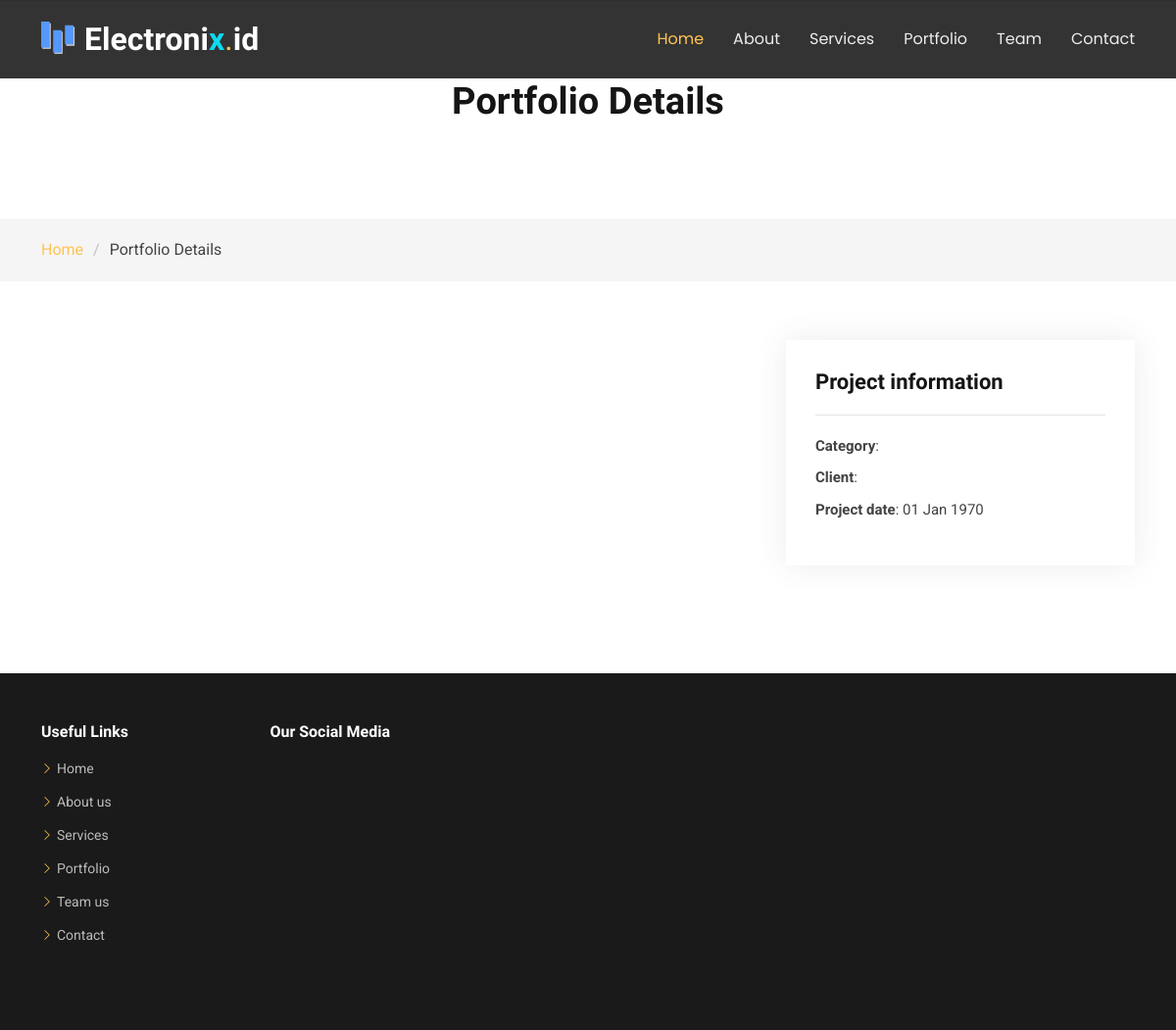
The page /home/portofolio_detail/elektronik_industri on the database as committed earlier.
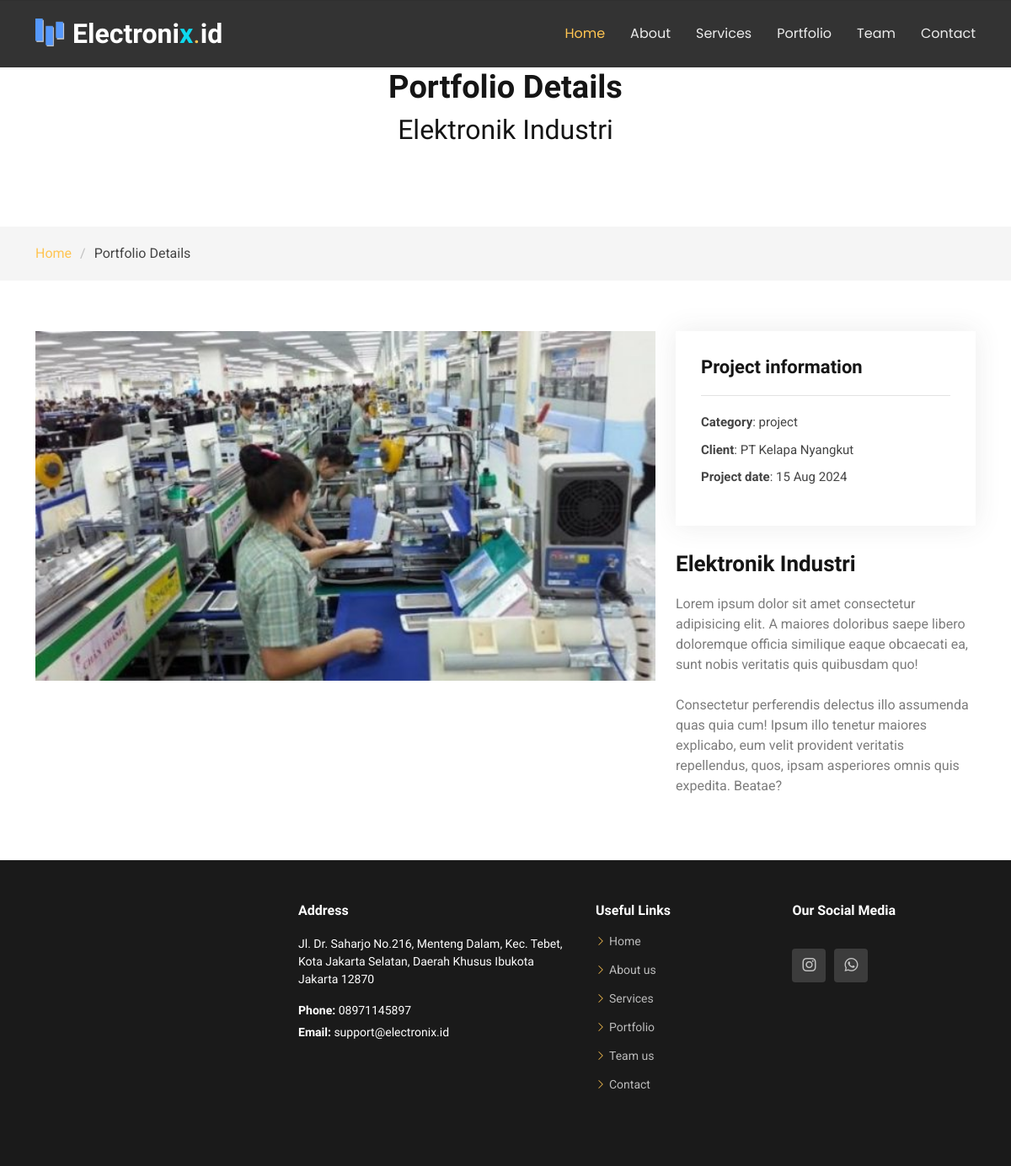
The same page on the database as committed later.
### tables this page shows
CREATE TABLE `portofolio` (
  `id` int(11) NOT NULL,
  `judul` varchar(550) NOT NULL,
  `slug` varchar(250) NOT NULL,
  `client` varchar(250) NOT NULL,
  `deskripsi` text NOT NULL,
  `tipe` varchar(255) NOT NULL,
  `created_at` int(11) NOT NULL,
  `image` varchar(550) NOT NULL
);

CREATE TABLE `contact` (
  `id` int(11) NOT NULL,
  `image` varchar(550) NOT NULL,
  `alamat` varchar(550) NOT NULL,
  `telp` varchar(550) NOT NULL,
  `email` varchar(250) NOT NULL,
  `instagram` varchar(550) NOT NULL,
  `wa` varchar(250) NOT NULL,
  `maps` varchar(9999) NOT NULL
);

### application/controllers/Home.php (called while the page is built, shortened)
<?php
class Home extends CI_Controller {
	public function __construct()
    {
        $this->load->library('email');
    }
	public function portofolio_detail($slug)
	{
		$data['judul'] = 'Detail Portofolio';
		$data['portofolio'] = $this->db->get_where('portofolio', ['slug' => $slug])->row_array();
		$data['contact'] = $this->db->get_where('contact')->result_array();
		$this->load->view('template/home_header', $data);
        $this->load->view('template/portofolio_navbar', $data);
		$this->load->view('home/portofolio_detail', $data);
        $this->load->view('template/home_footer', $data);
	}
}

### index.php (called while the page is built, shortened)
<?php
require_once BASEPATH.'core/CodeIgniter.php';

### application/views/home/portofolio_detail.php (the view, shortened to what this page needs)
<body class="portfolio-details-page">
<main class="main">
    <div class="page-title" data-aos="fade">
      <div class="heading">
        <div class="container">
          <div class="row d-flex justify-content-center text-center">
            <div class="col-lg-8">
              <h1>Portfolio Details</h1>
              <p class="mb-0"><h2><?= $portofolio['judul'] ?></h2></p>
            </div>
          </div>
        </div>
      </div>
      <nav class="breadcrumbs">
        <div class="container">
          <ol>
            <li><a href="<?= base_url('home/index')?>">Home</a></li>
            <li class="current">Portfolio Details</li>
          </ol>
        </div>
      </nav>
    </div>
    <section id="portfolio-details" class="portfolio-details section">
      <div class="container" data-aos="fade-up" data-aos-delay="100">
        <div class="row gy-4">
          <div class="col-lg-8">
            <div class="portfolio-details-slider swiper">
              <div class="align-items-center">
                <div class="image-thumbnail">
                  <img src="<?= base_url('front-end/assets/img/portofolio/').$portofolio['image'] ?>" alt="">
                </div>
              </div>
            </div>
          </div>
          <div class="col-lg-4">
            <div class="portfolio-info" data-aos="fade-up" data-aos-delay="200">
              <h3>Project information</h3>
              <ul>
                <li><strong>Category</strong>: <?= $portofolio['tipe'] ?></li>
                <li><strong>Client</strong>: <?= $portofolio['client'] ?></li>
                <li><strong>Project date</strong>: <?= date('d M Y', ($portofolio['created_at'])); ?></li>
              </ul>
            </div>
            <div class="portfolio-description" data-aos="fade-up" data-aos-delay="300">
              <h2><?= $portofolio['judul'] ?></h2>
              <p>
                <?= $portofolio['deskripsi'] ?>
              </p>
            </div>
          </div>
        </div>
      </div>
    </section>
  </main>

### application/views/template/home_header.php (shortened to what this page needs)
<!DOCTYPE html>
<html lang="en">
<head>
  <link href="<?= base_url('front-end/'); ?>assets/vendor/bootstrap/css/bootstrap.min.css" rel="stylesheet">
  <link href="<?= base_url('front-end/'); ?>assets/vendor/bootstrap-icons/bootstrap-icons.css" rel="stylesheet">
  <link href="<?= base_url('front-end/'); ?>assets/vendor/aos/aos.css" rel="stylesheet">
  <link href="<?= base_url('front-end/'); ?>assets/vendor/swiper/swiper-bundle.min.css" rel="stylesheet">
  <link href="<?= base_url('front-end/'); ?>assets/vendor/glightbox/css/glightbox.min.css" rel="stylesheet">
  <link href="<?= base_url('front-end/'); ?>assets/css/main.css" rel="stylesheet">
</head>

### application/views/template/portofolio_navbar.php (shortened to what this page needs)
<body class="service-details-page">
  <header id="header" class="header d-flex align-items-center fixed-top">
    <div class="container-fluid container-xl position-relative d-flex align-items-center justify-content-between">
      <a href="<?= base_url('home/index') ?>" class="logo d-flex align-items-center me-auto me-lg-0">
        <img src="<?= base_url('front-end/'); ?>assets/img/logo.png" alt="">
        <h1 class="sitename">Electroni<span style="color: #0ED9EE;">x</span></h1>
        <span>.</span>
        <h1 class="sitename">id</h1>
      </a>
      <nav id="navmenu" class="navmenu">
        <ul>
            <li><a href="<?= base_url('home/index/') ?>#hero" class="active">Home</a></li>
            <li><a href="<?= base_url('home/index/') ?>#about">About</a></li>
            <li><a href="<?= base_url('home/index/') ?>#services">Services</a></li>
            <li><a href="<?= base_url('home/index/') ?>#portfolio">Portfolio</a></li>
            <li><a href="<?= base_url('home/index/') ?>#team">Team</a></li>
            <li><a href="<?= base_url('home/index/') ?>#contact">Contact</a></li>
        </ul>
    </nav>
    </div>
  </header>

### application/views/template/home_footer.php (shortened to what this page needs)
<footer id="footer" class="footer">
<div class="footer-top">
    <div class="container">
      <div class="row gy-4">
        <?php foreach($contact as $ct) : ?>
          <div class="col-lg-7 col-md-12 footer-about d-flex align-items-start justify-content-between flex-column flex-lg-row">
              <div class="footer-contact ms-lg-4 mt-3 mt-lg-0 text-lg-start text-center">
                  <h4>Address</h4>
                  <p><?= $ct['alamat'] ?></p>
                  <p class="mt-3"><strong>Phone:</strong> <span><?= $ct['telp'] ?></span></p>
                  <p><strong>Email:</strong> <span><?= $ct['email'] ?></span></p>
              </div>
          </div>
          <?php endforeach; ?>
          <div class="col-lg-4 col-md-6 d-flex flex-column flex-md-row justify-content-between">
            <div class="footer-links">
              <h4>Useful Links</h4>
                <ul>
                  <li><i class="bi bi-chevron-right"></i> <a href="<?= base_url('home/index/') ?>#hero">Home</a></li>
                  <li><i class="bi bi-chevron-right"></i> <a href="<?= base_url('home/index/') ?>#about">About us</a></li>
                  <li><i class="bi bi-chevron-right"></i> <a href="<?= base_url('home/index/') ?>#services">Services</a></li>
                  <li><i class="bi bi-chevron-right"></i> <a href="<?= base_url('home/index/') ?>#portfolio">Portfolio</a></li>
                  <li><i class="bi bi-chevron-right"></i> <a href="<?= base_url('home/index/') ?>#team">Team us</a></li>
                  <li><i class="bi bi-chevron-right"></i> <a href="#contact">Contact</a></li>
            </ul>
        </div>
        <div class="footer-newsletter mt-2 mt-md-0 ms-md-3">
          <h4>Our Social Media</h4>
          <div class="social-links d-flex mt-4">
            <?php foreach($contact as $ct) : ?>
            <a href="<?= $ct['instagram'] ?>" target="_blank"><i class="bi bi-instagram"></i></a>
            <a href="<?= $ct['wa'] ?>" target="_blank"><i class="bi bi-whatsapp"></i></a>
          </div>
        </div>
        <?php endforeach;?>
      </div>
    </div>
  </div>
</footer>
</body>
</html>

Rows that differ between the two databases and show on the page:
now on this page (row edited): portofolio: judul "Elektronik Industri", image (picture), tipe "project", client "PT Kelapa Nyangkut", created_at "15 Aug 2024", deskripsi "Lorem ipsum dolor sit amet consectetur adipisicing elit. A maiores doloribus saepe libero doloremque officia similique eaque obcaecati ea, sunt nobis veritatis quis quibusdam quo! Consectetur perferendis delectus illo assumenda quas quia cum! Ipsum illo tenetur maiores explicabo, eum velit provident veritatis repellendus, quos, ipsam asperiores omnis quis expedita. Beatae?"
added contact: alamat "Jl. Dr. Saharjo No.216, Menteng Dalam, Kec. Tebet, Kota Jakarta Selatan, Daerah Khusus Ibukota Jakarta 12870", telp "08971145897", email "support@electronix.id"
Other text that changed with them:
date('d M Y', ($portofolio['created_at'])): "01 Jan 1970" → (not shown)
